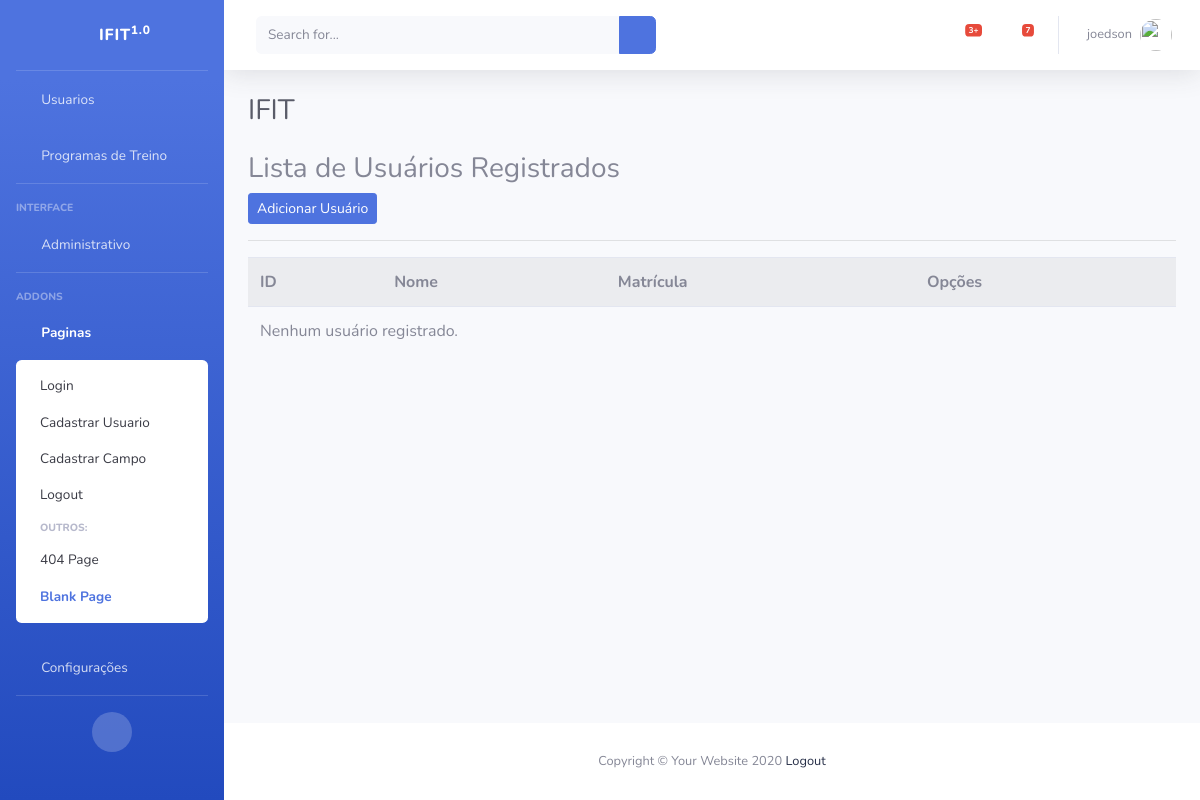
Page /listar/usersauth/ (signed in) on the earlier database version.
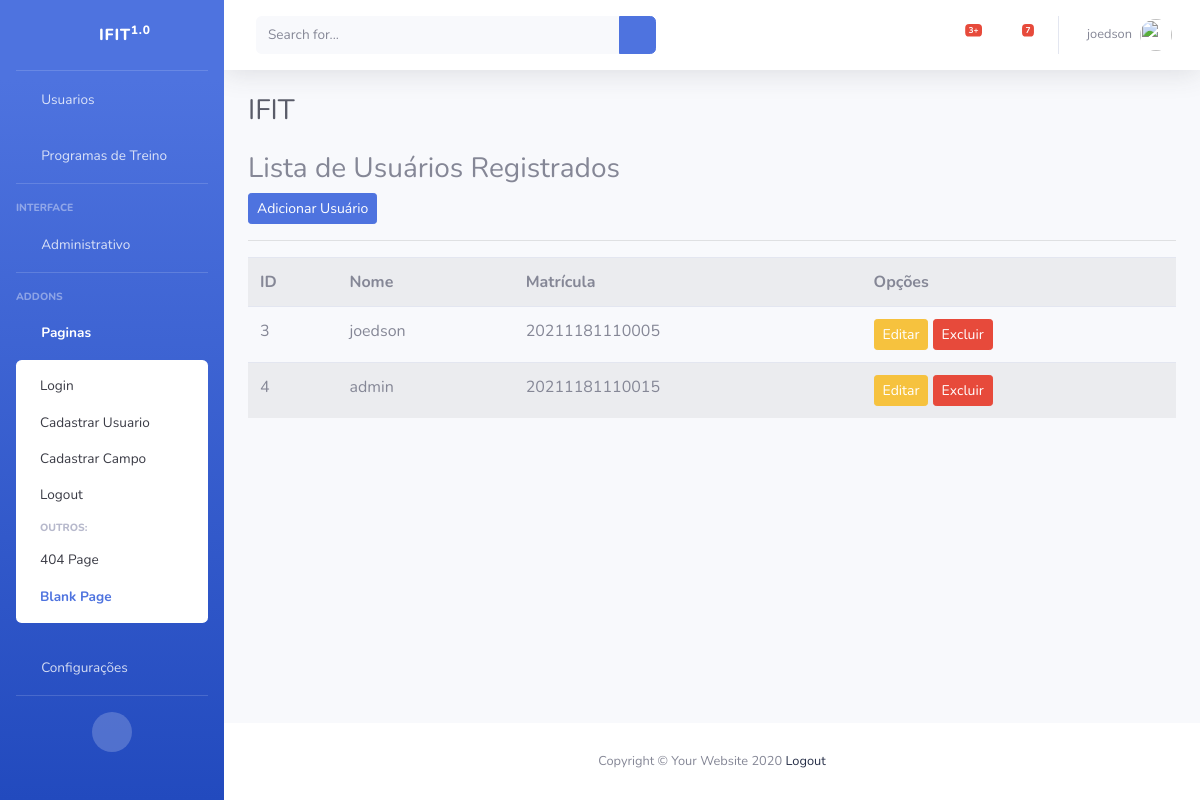
Same page on the later database version.
### cadastros/models.py (models this page shows, shortened)
class UserAuth(models.Model):
    user = models.OneToOneField(User, on_delete=models.CASCADE)
    matricula = models.IntegerField(
        verbose_name="Matrícula",
        validators=[MinValueValidator(10000000000000), MaxValueValidator(99999999999999)]
    )
    campo = models.ForeignKey(Campo, on_delete=models.PROTECT)
    nome = models.CharField(max_length=100)

### cadastros/views.py (the view)
# urls.py: path('listar/usersauth/', UserAuthList.as_view(), name='listar-usersauth'),
class UserAuthList(LoginRequiredMixin, ListView):
    login_url = reverse_lazy('login')
    model = UserAuth
    template_name = 'cadastros/listas/userauth.html'

### cadastros/templates/cadastros/listas/userauth.html (shortened to what this page needs)
{% extends 'paginas/index.html' %}
{% load static %}
{% block conteudo %}
<h3>
    Lista de Usuários Registrados
</h3>
<a href="{% url 'cadastrar-userauth' %}" class="btn btn-primary btn-sm">Adicionar Usuário</a>
<hr>
<table class="table table-striped">
    <tr>
        <th>ID</th>
        <th>Nome</th>
        <th>Matrícula</th>
        <th>Opções</th>
    </tr>
    {% for user in object_list %}
    <tr>
        <td>{{ user.pk }}</td>
        <td>{{ user.user }}</td>
        <td>{{ user.matricula }}</td>
        <td>
            <a href="{% url 'editar-userauth' user.pk %}" class="btn btn-warning btn-sm" title="Editar">Editar</a>
            <a href="{% url 'excluir-userauth' user.pk %}" class="btn btn-danger btn-sm" title="Excluir">Excluir</a>
        </td>
    </tr>
    {% empty %}
    <tr>
        <td colspan="4">Nenhum usuário registrado.</td>
    </tr>
    {% endfor %}
</table>
{% endblock %}

Differences in the rows shown:
added UserAuth: pk "3", user "joedson", matricula "20211181110005"
added UserAuth: pk "4", user "admin", matricula "20211181110015"
Other differences:
text no longer shown: "Nenhum usuário registrado."
